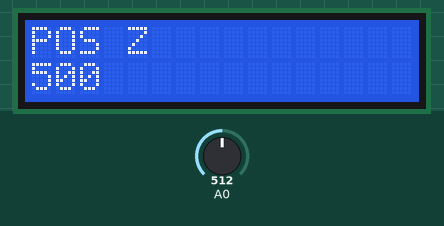
A sketch run on a simulated Arduino Mega 2560, built with avr-gcc and run on an emulated ATmega2560. Parts: 16×2 character LCD. Inputs (shaded band) come from the test bench; at power-on: A0 = 512. EEPROM starts erased; what the sketch prints to the serial monitor is not drawn.

Above: at 3.3 s.
3.4 s: A0 set to 605
4.9 s: A0 set to 629
At 6.0 s:
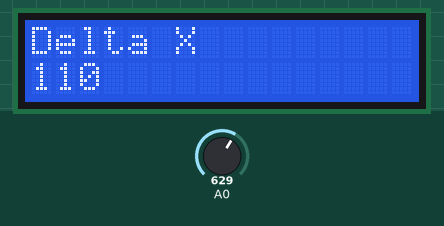
6.9 s: A0 set to 511
At 7.9 s:
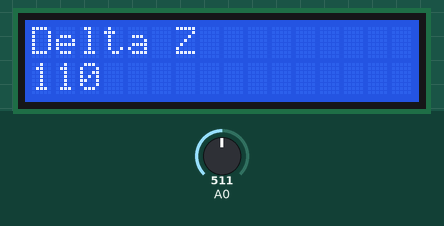
8.9 s: A0 set to 716
At 9.9 s:
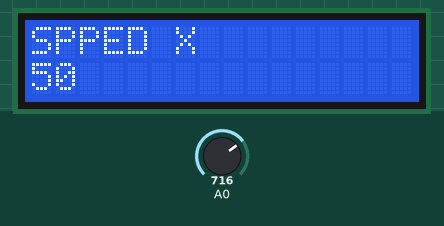
10.9 s: A0 set to 0
At 11.9 s:
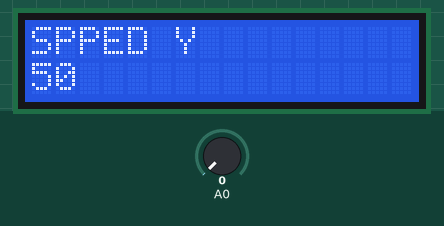
12.9 s: A0 set to 411
At 15.2 s:
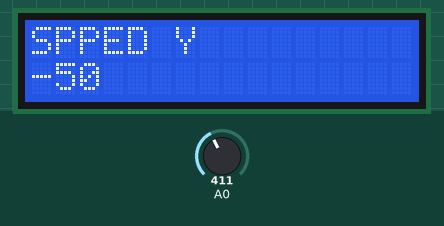
15.5 s: A0 set to 437
At 15.9 s:
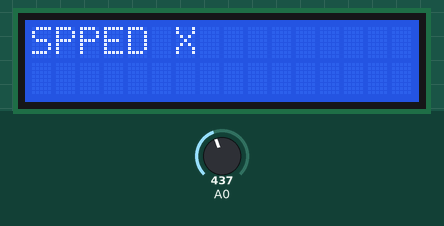
Timing chart, 0 to 18.5 s (numbered marks = the images above; inputs shaded):
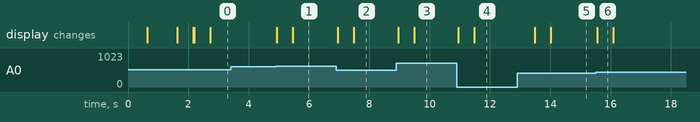

Measured:
- the behaviour switches between 619 and 620 on A0 (found by bisection; images 0 and 1)
- the behaviour switches between 419 and 420 on A0 (found by bisection; images 5 and 6)
- after the input at 3.4 s, every drawn part: stays the same
- after the input at 4.9 s, the display: first changes at once (image 1 shows a later state)
- after the input at 6.9 s, the display: first changes after 0.05 s (image 2 shows a later state)
- after the input at 8.9 s, the display: first changes after 0.06 s (image 3 shows a later state)
- after the input at 10.9 s, the display: first changes at once (image 4 shows a later state)
- after the input at 12.9 s, the display: first changes after 0.58 s (image 5 shows a later state)
- after the input at 15.5 s, the display: changes after 0.05 s (image 6)

The sketch:

ArduinoRobotArmMoterMasterSetting.ino
```cpp
// Set Goal Position
//  Move position to the full range
//  Since software serial is selected, dynamixel should be use at 57600bps or less.
//  1.select [SOFT]
//  2.compile & download
//#include "EEPROMAnything.h"
#define DEBUG_CONFIG
#define DEBUG_Setting
#define DEBUG
#include "Event.h"
#include "EEPROMConfig.h"
extern "C" {
#include "CalcCRC.h"
}
#include <avr/wdt.h> //WatchDogTimer

#include <SoftwareSerial.h>
#include <LiquidCrystal.h>

//############  MoterMasterCommand   ############
#define HEADER_LEN 6

typedef struct COMMAND_HEAD_t
{
  //byte == unsigned char
  unsigned char main;
  unsigned char sub;
  unsigned char ver;
  unsigned short len;
} CommandHead;

static const CommandHead gcomhead[1] = {
  { 0x01, 0x01, 0x01, 0x0011}
};

//############  LCD   ############
#define BUTTON_RIGHT  0
#define BUTTON_UP     1
#define BUTTON_DOWN   2
#define BUTTON_LEFT   3
#define BUTTON_SELECT 4

const int NUM_KEYS = 5;
LiquidCrystal lcd(8, 9, 4, 5, 6, 7);
int oldkey = -1;
int diskey = BUTTON_SELECT;
int adc_key_val[NUM_KEYS] = {70, 240, 420, 620, 880}; // キーの閾値 (個体によって値は異なる)

//############  Config Button   ############
#define SELECT_X 0
#define SELECT_Y 1
#define SELECT_Z 2
int gButtonState = 0; // 0 = x,  1 = y, 2 = z

//############  EEPROM   ############
configuration conf_ram;

//############  EventManager   ############
EventManager evtManager;


//############  PageInfo   ############
typedef struct page_info
{
  byte page_menu_no;
  byte page_menu_cnt;
  byte page_menu_current;
  int (*pFun[3])(int up_down);
} PAGE_INFO;

int mnt_pos_x(int up_down);
int mnt_pos_y(int up_down);
int mnt_pos_z(int up_down);
int mnt_delta_x(int up_down);
int mnt_delta_y(int up_down);
int mnt_delta_z(int up_down);
int mnt_speed_x(int up_down);
int mnt_speed_y(int up_down);
int mnt_speed_z(int up_down);
int mnt_time(int x);
int mnt_mode(int x);

PAGE_INFO gpages[] = {
  {
    1, //byte page_menu_no; 1,2,3
    3, //byte page_menu_cnt;
    0, //int page_menu_current;
    {mnt_pos_x, mnt_pos_y, mnt_pos_z}, //int (*pFun[3])(int);
  },
  {
    4, //byte page_menu_no; 4,5,6
    3, //byte page_menu_cnt;
    0, //int page_menu_current;
    {mnt_delta_x, mnt_delta_y, mnt_delta_z}, //int (*pFun[3])(int);
  },
  {
    7, //byte page_menu_no;7,8,9
    3, //byte page_menu_cnt;
    0, //int page_menu_default;
    {mnt_speed_x, mnt_speed_y, mnt_speed_z}, //int (*pFun[3])(int);
  },
  {
    10, //byte page_menu_no;
    1, //byte page_menu_cnt;
    0, //int page_menu_default;
    {mnt_time, NULL, NULL}, //int (*pFun[3])(int);
  },
  {
    11, //byte page_menu_no;
    1, //byte page_menu_cnt;
    0, //int page_menu_default;
    {mnt_mode, NULL, NULL}, //int (*pFun[3])(int);
  }
};

char gPageTxt[][17] = {
  "                ", // [0]
  "POS X           ", // [1]
  "POS Y           ", // [2]
  "POS Z           ", // [3]
  "Delta X         ", // [4]
  "Delta Y         ", // [5]
  "Delta Z         ", // [6]
  "SPPED X         ", // [7]
  "SPPED Y         ", // [8]
  "SPPED Z         ", // [9]
  "TIME            ", // [10]
  "MODE            ", // [11]
};

int pages_index = 0;

struct SendTask : public EventTask
{
  using EventTask::execute;

  void execute(Event evt)
  {
    byte buf[33];
    int ii=0;
    buf[ii++] = gcomhead[0].main;
    buf[ii++] = gcomhead[0].sub;
    buf[ii++] = 1;//Version
    buf[ii++] = (gcomhead[0].len) & 0xff;
    buf[ii++] = (gcomhead[0].len) >> 8;
    buf[ii++] = 0xFF;
    buf[ii++] = conf_ram.x & 0xff;
    buf[ii++] = conf_ram.x >> 8;
    buf[ii++] = conf_ram.y & 0xff;
    buf[ii++] = conf_ram.y >> 8;
    buf[ii++] = conf_ram.z & 0xff;
    buf[ii++] = conf_ram.z >> 8;
    buf[ii++] = conf_ram.delta_x;
    buf[ii++] = conf_ram.delta_y;
    buf[ii++] = conf_ram.delta_z;
    buf[ii++] = conf_ram.speed_x & 0xff;
    buf[ii++] = conf_ram.speed_x >> 8;
    buf[ii++] = conf_ram.speed_y & 0xff;
    buf[ii++] = conf_ram.speed_y >> 8;
    buf[ii++] = conf_ram.speed_z & 0xff;
    buf[ii++] = conf_ram.speed_z >> 8;
    buf[ii++] = conf_ram.ltime;
    buf[ii++] = conf_ram.mode;

    unsigned short conf_def_crc = crc16(0, (unsigned char*)buf, HEADER_LEN + gcomhead[0].len);
    buf[ii++] = (conf_def_crc & 0xff);
    buf[ii++] = (conf_def_crc >> 8);
    Serial3.write(buf, ii);
  }
} SendTask;

#ifdef DEBUG    //Macros are usually in all capital letters.
#define DebugSerialPrint(...)    Serial.print(__VA_ARGS__)     //DPRINT is a macro, debug print
#define DebugSerialPrintln(...)  Serial.println(__VA_ARGS__)   //DPRINTLN is a macro, debug print with new line
#else
#define DebugSerialPrint(...)     //now defines a blank line
#define DebugSerialPrintln(...)   //now defines a blank line
#endif

void setup() {
  Serial.begin(115200);
  Serial3.begin(115200);

  evtManager.subscribe(Subscriber("event.keepAlive", &SendTask));
  Event keepAlive = Event("event.keepAlive");
  evtManager.triggerInterval(TimedTask(1000, keepAlive));

  lcd.begin(16, 2);
  lcd.setCursor(0, 0);           //カーソルの移動
  lcd.print("ReadSetting");

  conf_ram = read_config();
#ifdef DEBUG_Setting
  Serial.println("=======CONFIG GET RESULT START =======");
  Serial.println(conf_ram.ver);
  Serial.println(conf_ram.x);
  Serial.println(conf_ram.y);
  Serial.println(conf_ram.z);
  Serial.println(conf_ram.delta_x);
  Serial.println(conf_ram.delta_y);
  Serial.println(conf_ram.delta_z);
  Serial.println(conf_ram.speed_x);
  Serial.println(conf_ram.speed_y);
  Serial.println(conf_ram.speed_z);
  Serial.println(conf_ram.ltime);
  Serial.println(conf_ram.mode);
  Serial.println(conf_ram.crc);
  Serial.println("=======GET RESULT END=======");
#endif

  lcd.clear();
  lcd.setCursor(0, 0);// 液晶の 行数、列数 を設定
  lcd.print("  StartSetting");
  lcd.setCursor(0, 1);// 液晶の 行数、列数 を設定
  lcd.print("     Master");
  delay(1000);
  MyMenuControl(gpages, sizeof(gpages) / sizeof(gpages[0]));
}

void loop() {
  Display();
  evtManager.tick();

  delay(30);

}

int mnt_pos_x(int up_down)
{
  conf_ram.x = conf_ram.x + up_down*50;
  write_config(conf_ram);
  return conf_ram.x;
}

int mnt_pos_y(int up_down)
{
  conf_ram.y = conf_ram.y + up_down*50;
  write_config(conf_ram);
  return conf_ram.y;
}

int mnt_pos_z(int up_down)
{
  conf_ram.z = conf_ram.z + up_down*50;
  write_config(conf_ram);
  return conf_ram.z;
}

int mnt_delta_x(int up_down)
{
  conf_ram.delta_x = conf_ram.delta_x + up_down;
  write_config(conf_ram);
  return conf_ram.delta_x;
}

int mnt_delta_y(int up_down)
{
  conf_ram.delta_y = conf_ram.delta_y + up_down;
  write_config(conf_ram);
  return conf_ram.delta_y;
}

int mnt_delta_z(int up_down)
{
  conf_ram.delta_z = conf_ram.delta_z + up_down;
  write_config(conf_ram);
  return conf_ram.delta_z;
}

int mnt_speed_x(int up_down)
{
  conf_ram.speed_x = conf_ram.speed_x + up_down*100;
  write_config(conf_ram);
  return conf_ram.speed_x;
}

int mnt_speed_y(int up_down)
{
  conf_ram.speed_y = conf_ram.speed_y + up_down*100;
  write_config(conf_ram);
  return conf_ram.speed_y;
}

int mnt_speed_z(int up_down)
{
  conf_ram.speed_z = conf_ram.speed_z + up_down*100;
  write_config(conf_ram);
  return conf_ram.speed_z;
}

int mnt_time(int up_down)
{
  conf_ram.ltime = conf_ram.ltime + up_down;
  write_config(conf_ram);
  return conf_ram.ltime;
}

int mnt_mode(int up_down)
{
  conf_ram.mode = (conf_ram.mode + up_down) % 2;
  write_config(conf_ram);
  return conf_ram.mode;
}

void MyMenuControl(PAGE_INFO *pages, unsigned short page_cnt)
{
  lcd.clear();
  lcd.setCursor(0, 0);
  lcd.print( gPageTxt[ (pages[pages_index].page_menu_no + pages[pages_index].page_menu_current) ] );
  lcd.setCursor(0, 1);
  int (*pMenuFunc)(int) = 0;
  pMenuFunc = pages[pages_index].pFun[ pages[ pages_index ].page_menu_current ];
  int to_str = pMenuFunc(0);
  lcd.print( String(to_str) );
}

int MyMenuControl_NextPage( PAGE_INFO *pages, unsigned short page_cnt)
{
  pages_index = (pages_index + 1) % page_cnt;
  // ページ切り替えで、最初に戻したい場合に以下を有効化する
  //pages[ pages_index ].page_menu_current = 0;
}

int MyMenuControl_Right( PAGE_INFO *pages, unsigned short page_cnt)
{
  pages[ pages_index ].page_menu_current = ( pages[ pages_index ].page_menu_current + 1 ) % pages[ pages_index ].page_menu_cnt;
}

int MyMenuControl_Left( PAGE_INFO *pages, unsigned short page_cnt)
{
  if ( pages[ pages_index ].page_menu_current == 0 ) {
    pages[ pages_index ].page_menu_current =  pages[ pages_index ].page_menu_cnt - 1;
  } else {
    pages[ pages_index ].page_menu_current = ( pages[ pages_index ].page_menu_current - 1 ) % pages[ pages_index ].page_menu_cnt;
  }
}

int MyMenuControl_Up( PAGE_INFO *pages, unsigned short page_cnt)
{
  int (*pMenuFunc)(int) = 0;
  pMenuFunc = pages[ pages_index ].pFun[ pages[ pages_index ].page_menu_current ];
  pMenuFunc(1);
}

int MyMenuControl_Down( PAGE_INFO *pages, unsigned short page_cnt)
{
  int (*pMenuFunc)(int) = 0;
  pMenuFunc = pages[ pages_index ].pFun[ pages[ pages_index ].page_menu_current ];
  pMenuFunc(-1);
}

void Display()
{
  int adc_key_in;
  int key = -1;
  int trigger = 0;

  adc_key_in = analogRead(0);
  key = get_key(adc_key_in);
  if (key != oldkey)
  {
    delay(30);
    adc_key_in = analogRead(0);
    key = get_key(adc_key_in);
    if (key != oldkey)
    {
      oldkey = key;
      if ( key >= 0 ) {
        diskey = key;
        trigger = 1;
      }
    }
  }

  if ( 1 == trigger ) {
    switch (diskey) {
      case BUTTON_SELECT:
        MyMenuControl_NextPage(gpages, sizeof(gpages) / sizeof(gpages[0]));
        break;
      case BUTTON_UP:
        MyMenuControl_Up(gpages, sizeof(gpages) / sizeof(gpages[0]));
        break;
      case BUTTON_DOWN:
        MyMenuControl_Down(gpages, sizeof(gpages) / sizeof(gpages[0]));
        break;
      case BUTTON_LEFT:
        MyMenuControl_Left(gpages, sizeof(gpages) / sizeof(gpages[0]));
        break;
      case BUTTON_RIGHT:
        MyMenuControl_Right(gpages, sizeof(gpages) / sizeof(gpages[0]));
        break;
    }
    MyMenuControl(gpages, sizeof(gpages) / sizeof(gpages[0]));
  }
}

int get_key(unsigned int input)
{
  int k;
  for (k = 0; k < NUM_KEYS; k++)
    if (input < adc_key_val[k])
      return k;
  if (k >= NUM_KEYS)
    k = -1;
  return k;
}

void utf_del_uni(char *s) {
  byte i = 0;
  byte j = 0;
  while (s[i] != '\0') {
    if ((byte)s[i] == 0xEF) {
      if ((byte)s[i + 1] == 0xBE) s[i + 2] += 0x40;
      i += 2;
    }
    s[j] = s[i];
    i++;
    j++;
  }
  s[j] = '\0';
}
```

CalcCRC.h
```cpp
#ifndef CalcCRC_h
#define CalcCRC_h

#include "Arduino.h"

unsigned short crc16(unsigned short crc, unsigned char *ptr, int len);

#endif
```

EEPROMAnything.h
```cpp
#ifndef EEPROMAnything_h
#define EEPROMAnything_h

#include <EEPROM.h>
#include <Arduino.h>  // for type definitions

template <class T> int EEPROM_writeAnything(int ee, const T& value)
{
    const byte* p = (const byte*)(const void*)&value;
    unsigned int i;
    for (i = 0; i < sizeof(value); i++){
          EEPROM.write(ee, 0xff);
          EEPROM.write(ee++, *p++);
    }
    return i;
}

template <class T> int EEPROM_readAnything(int ee, T& value)
{
    byte* p = (byte*)(void*)&value;
    unsigned int i;
    for (i = 0; i < sizeof(value); i++){
          *p++ = EEPROM.read(ee++);
    }
    return i;
}

#endif
```

Event.cpp
```cpp
/*
  Event

  This class serves as a "callback" manager to register events
  to happen on certain triggers or after certain intervals.
 */

#include "Arduino.h"
#include "Event.h"

/**
 * Constructs a new EventManager and
 * figures out the size of the available
 * array slots.
 */
EventManager::EventManager()
{
  _intervalSize = sizeof(_interval) / sizeof(TimedTask);
  _intervalPos = 0;

  _subSize = sizeof(_sub) / sizeof(Subscriber);
}

/**
 * Subscribes a new Subscriber to the
 * event manager.
 */
void EventManager::subscribe(Subscriber sub)
{
  if (_subSize >= _subPos)
  {
    _sub[_subPos] = sub;
    _subPos++;
  }
}

/**
 * Triggers a specified event which will find the applicable
 * Subscriber and execute it's EventTask
 */
void EventManager::trigger(Event evt)
{
  for (int i = 0; i < _subSize; i++)
  {
    Subscriber *sub = &_sub[i];

    if ((String) sub->label == (String) evt.label)
    {
      // Execute event
      sub->task->execute(evt);
    }
  }
}

/**
 * Setup a timed trigger that will execute an
 * event after a couple of milliseconds.
 */
void EventManager::triggerInterval(TimedTask task)
{
  if (_intervalSize >= _intervalPos)
  {
    _interval[_intervalPos] = task;
    _intervalPos++;
  }
}

/**
 * Tick the EventManager to evaluate any
 * timed instances for the manager.
 */
void EventManager::tick()
{
  unsigned long currentMs = millis();
  unsigned long difference = currentMs - _previousMs;

  for (int i = 0; i < _intervalSize; i++)
  {
    TimedTask *task = &_interval[i];

    if (task->alive)
    {
      task->current = task->current + difference;

      if (task->eval())
      {
        // Run the timed event when it evalutes to
        // ready.
        trigger(task->evt);
      }
    }
  }

  _previousMs = currentMs;
}
```

Event.h
```cpp
/*
  Event

  This class serves as a "callback" manager to register events
  to happen on certain triggers or after certain intervals.
 */

#ifndef Event_h
#define Event_h

#include "Arduino.h"

/**
 * Event structure is the basic Event
 * object that can be dispatched by the
 * manager.
 */
struct Event
{
  Event() : label(NULL) {}
  Event(const char *cLabel) : label(cLabel) {}
  Event(const char *cLabel, const char *cExtra) : label(cLabel), extra(cExtra) {}
  const char *extra;
  const char *label;
};

/**
 * EventTask is a structure that serves as an
 * abstract class of a "dispatchable" object.
 */
struct EventTask
{
  virtual void execute(Event evt) = 0;
};

/**
 * The Subscriber is the object that
 * encapsulates the Event it's listening for
 * and the EventTask to be executed.
 */
struct Subscriber
{
  Subscriber() : label(NULL), task(NULL) {}
  Subscriber(const char *cLabel, EventTask *cTask) : label(cLabel), task(cTask) {}

  const char *label;
  EventTask *task;
};

/**
 * TimedTask is an Event that executes after a certain
 * amount of milliseconds.
 */
struct TimedTask
{
  TimedTask() : ms(0), evt(NULL) , alive(false), current(0)  {}
  TimedTask(unsigned long cMs, Event cEvt) : ms(cMs), evt(cEvt) , alive(true), current(60)  {}

  /**
   * Evaluates the state of the timed task and if
   * it's time to execute it or not. Resets the current
   * counter if it reaches the timed threshold.
   */
  boolean eval()
  {
    if (current >= ms)
    {
      current = 0;
      return true;
    }

    return false;
  }

  unsigned long ms;
  unsigned long current;
  Event evt;
  boolean alive; // State of the timed task
};

/**
 * The EventManager is responsible for gathering subscribers
 * and dispatching them when the requested Event is
 * triggered.
 */
class EventManager
{
  public:
    EventManager();
    void subscribe(Subscriber sub);
    void trigger(Event evt);
    void triggerInterval(TimedTask timed);
    void tick();
  private:
    TimedTask _interval[5]; // 5 available interval slots
    unsigned int _intervalSize;
    unsigned int _intervalPos;
    Subscriber _sub[10]; // 10 available subscriber slots
    unsigned int _subSize;
    unsigned int _subPos;
    unsigned long _previousMs;
};

#endif
```

Source omitted: CalcCRC.c (data table, 2433 bytes), EEPROMConfig.h (4097 bytes)
